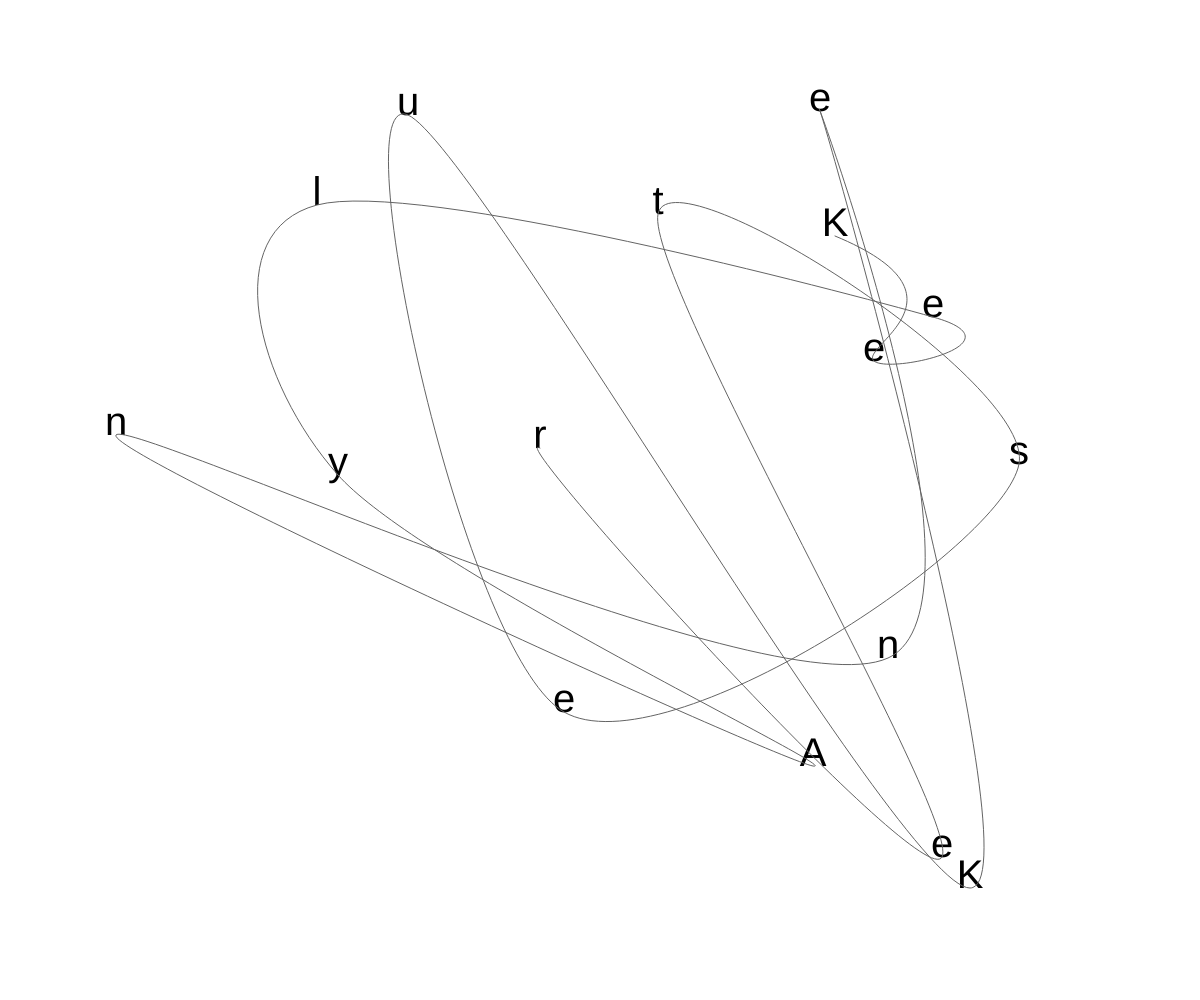
Frame 1 (no input)
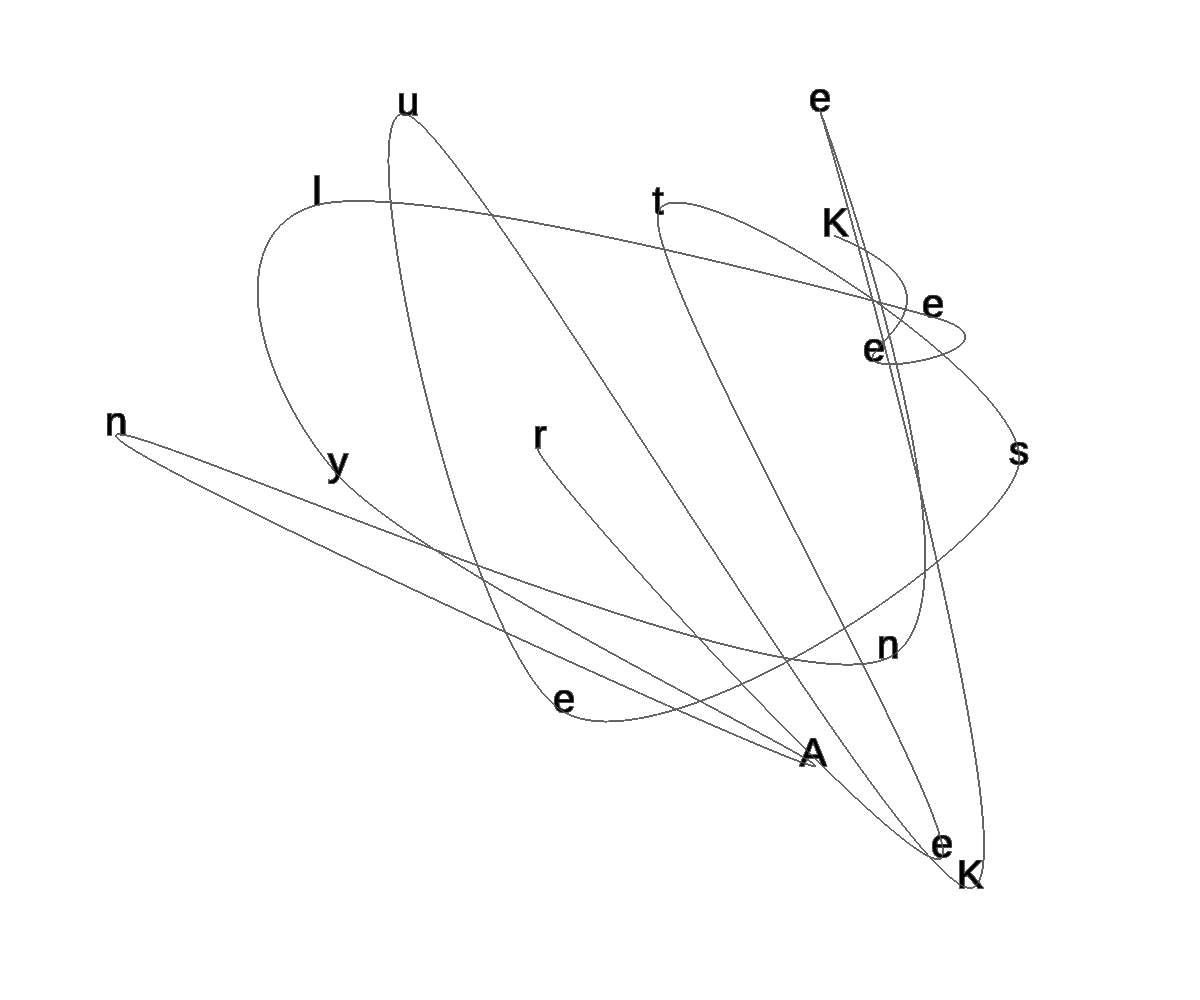
Frame 60 (no input)
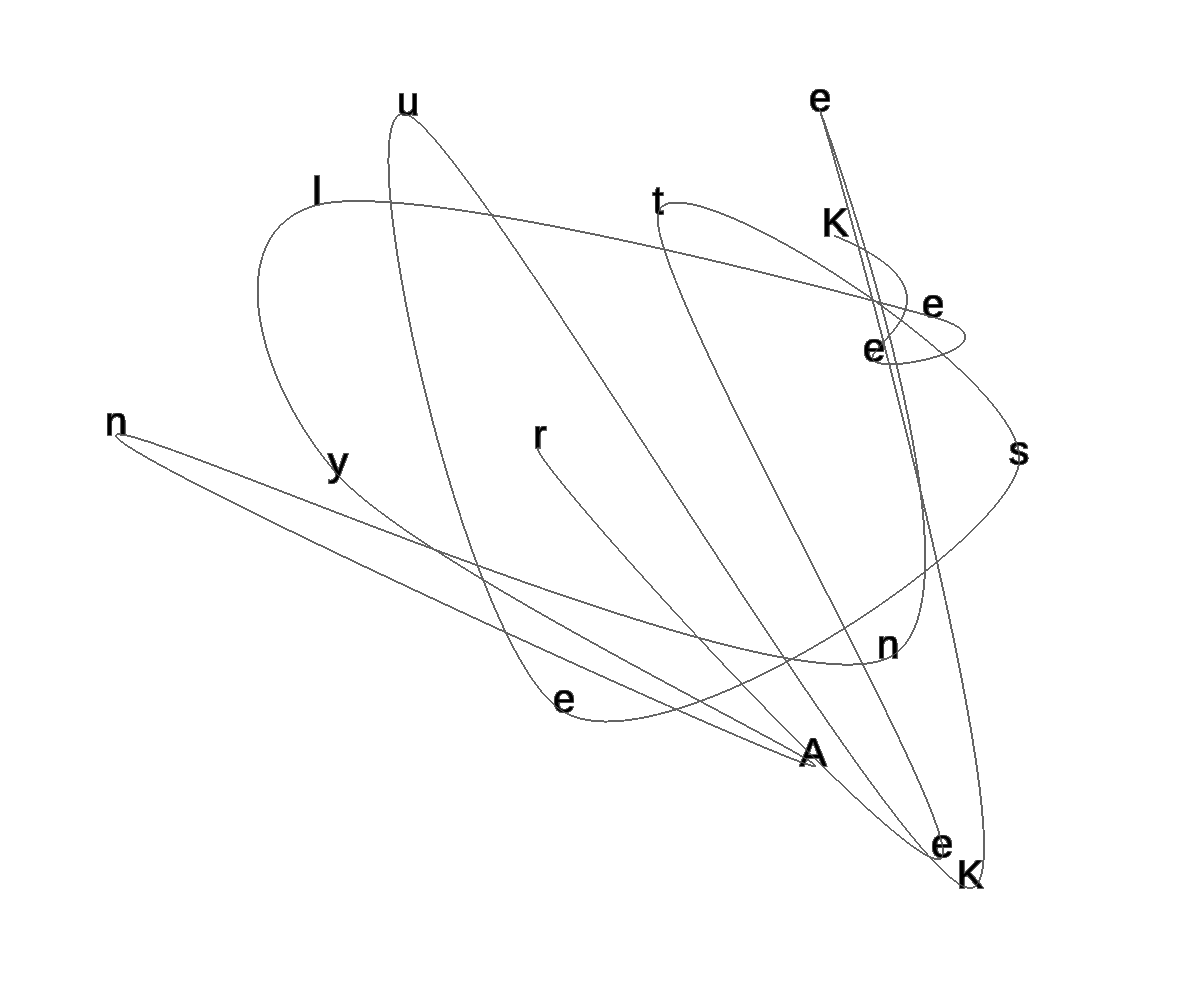
Frame 120 (the mouse pressed at the canvas centre since frame 60)

The p5.js sketch that drew these frames (run headless with seeded random() and noise() and a simulated clock; from frame 60 on, the mouse is pressed at the canvas centre):

// p5.js sketch
// ── sketch.js
// Script to draw a curve using the following _text. The P5
// library calls setup() and draw() below, and provides the
// functions and variables not defined here.

const _text = Array.from("KeelyAnneKuester")
let _vertices

function _map_character(ch) {
    // Map a character to its vertex properties
    
    let margin = 50

    return {
        character: ch,
        x: int(random(margin, windowWidth - margin)),
        y: int(random(margin, windowHeight - margin)),
    }
}

function _draw_characters() {
    textSize(40)
    textAlign(CENTER)
    fill(0)
    for (let vertex of _vertices) {
        text(vertex.character, vertex.x, vertex.y)
    }
}

function _draw_line() {
    stroke(100)
    noFill();
    beginShape();

    // The first and last points in a curveVertex() line are used to
    // guide the beginning and end of the curve.
    curveVertex(0, 0)

    for (let vertex of _vertices) {
        curveVertex(vertex.x, vertex.y)
    }

    curveVertex(windowWidth, windowHeight)

    endShape()
}

function setup() {
    // Called by P5 once

    createCanvas(windowWidth, windowHeight)
    background(255)
    _vertices = _text.map(_map_character)
}

function draw() {
    // Called by P5 for each frame
   
    _draw_characters()
    _draw_line()
}
